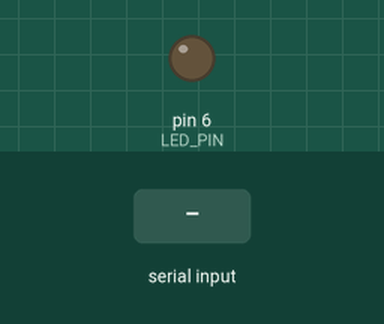
This sketch was run on a simulated Arduino Uno, built with avr-gcc and run on an emulated ATmega328P. On the bench: output pins drawn as LEDs (lit = HIGH). Dashed ring = blinking. The inputs (shaded band) are chosen by the test bench. What the sketch prints to the serial monitor is not drawn.

Above: at 1.2 s.
1.3 s: "90,45\n" received over Serial
At 1.49 s:
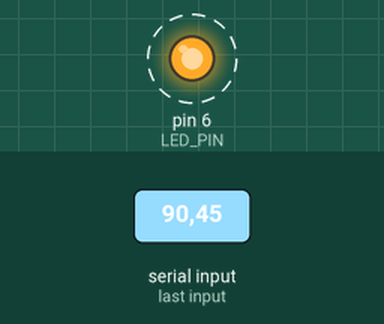
3.0 s: "30,150\n" received over Serial
At 3.1 s:
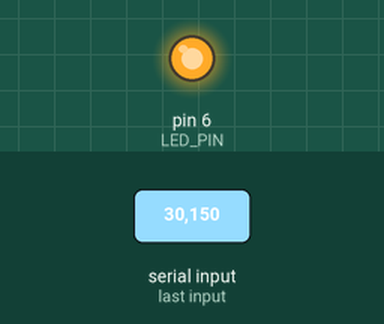
6.0 s: "90\n" received over Serial
At 7.4 s:
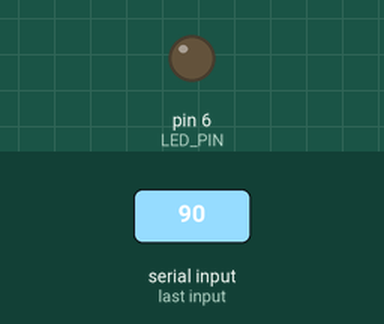
Timing chart, 0 to 9.0 s (numbered marks = the images above; inputs shaded):
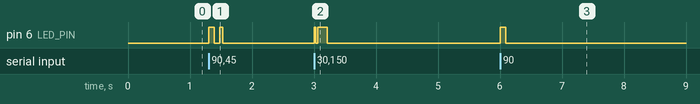

The sketch:

select_ledblinkrate.ino
```cpp
#define LED_PIN 6


void setup() {
  Serial.begin(115200);
  Serial.setTimeout(100);
  pinMode(LED_PIN,OUTPUT);
  digitalWrite(LED_PIN,LOW);
}

void loop() {
  Serial.println("Enter delay:");
  if (Serial.available() > 0){
    int deltime = Serial.parseInt();
    if ((deltime >= 100) || (deltime <= 1000)){
      digitalWrite(LED_PIN,HIGH);
      delay(deltime);
      digitalWrite(LED_PIN,LOW);
      delay(deltime);
    }
    else{
      Serial.println("Invalid entry, please reenter:");
    }
  }
}
```

Measured:
- after the input at 1.3 s, pin 6 (LED_PIN): alternates HIGH for 0.07 s and LOW for 0.09 s, 4 changes in all, then stays LOW, starting at once
- after the input at 3.0 s, pin 6 (LED_PIN): LOW → HIGH at once, → LOW 0.03 s later, → HIGH 0.03 s later, → LOW 0.15 s later
- after the input at 6.0 s, pin 6 (LED_PIN): LOW → HIGH at once, → LOW 0.09 s later
